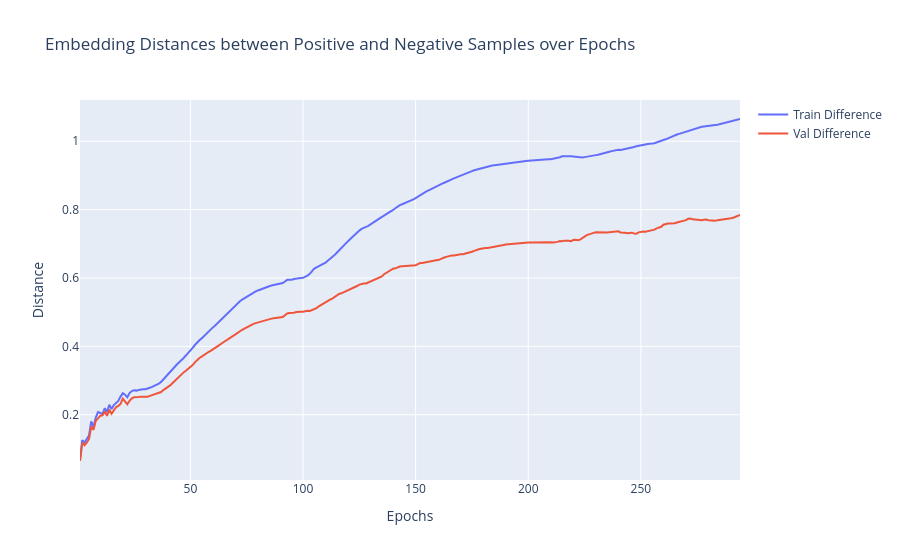

Notebook cell for this chart:
### Code cell
fig = go.Figure()
fig.add_trace(go.Scatter(x=epochs, y=train_dists_mean[:, 2], mode="lines", name="Train Difference"))
fig.add_trace(go.Scatter(x=epochs, y=val_dists_mean[:, 2], mode="lines", name="Val Difference"))

fig.update_layout(
    title="Embedding Distances between Positive and Negative Samples over Epochs",
    xaxis_title="Epochs",
    yaxis_title="Distance",
    hovermode="x unified",
)

fig.show()

### Figure 1 — Plotly figure (JSON) as saved in the notebook; plotly's stock layout.template omitted (floating-point values rounded to 4 significant figures; data arrays with more than 128 entries replaced by an {"elided": "..."} marker saying what was removed)
{"data": [{"mode": "lines", "name": "Train Difference", "type": "scatter", "x": {"elided": "294 int values"}, "y": {"elided": "294 float values"}}, {"mode": "lines", "name": "Val Difference", "type": "scatter", "x": {"elided": "294 int values"}, "y": {"elided": "294 float values"}}], "layout": {"hovermode": "x unified", "title": {"text": "Embedding Distances between Positive and Negative Samples over Epochs"}, "xaxis": {"title": {"text": "Epochs"}}, "yaxis": {"title": {"text": "Distance"}}}}
